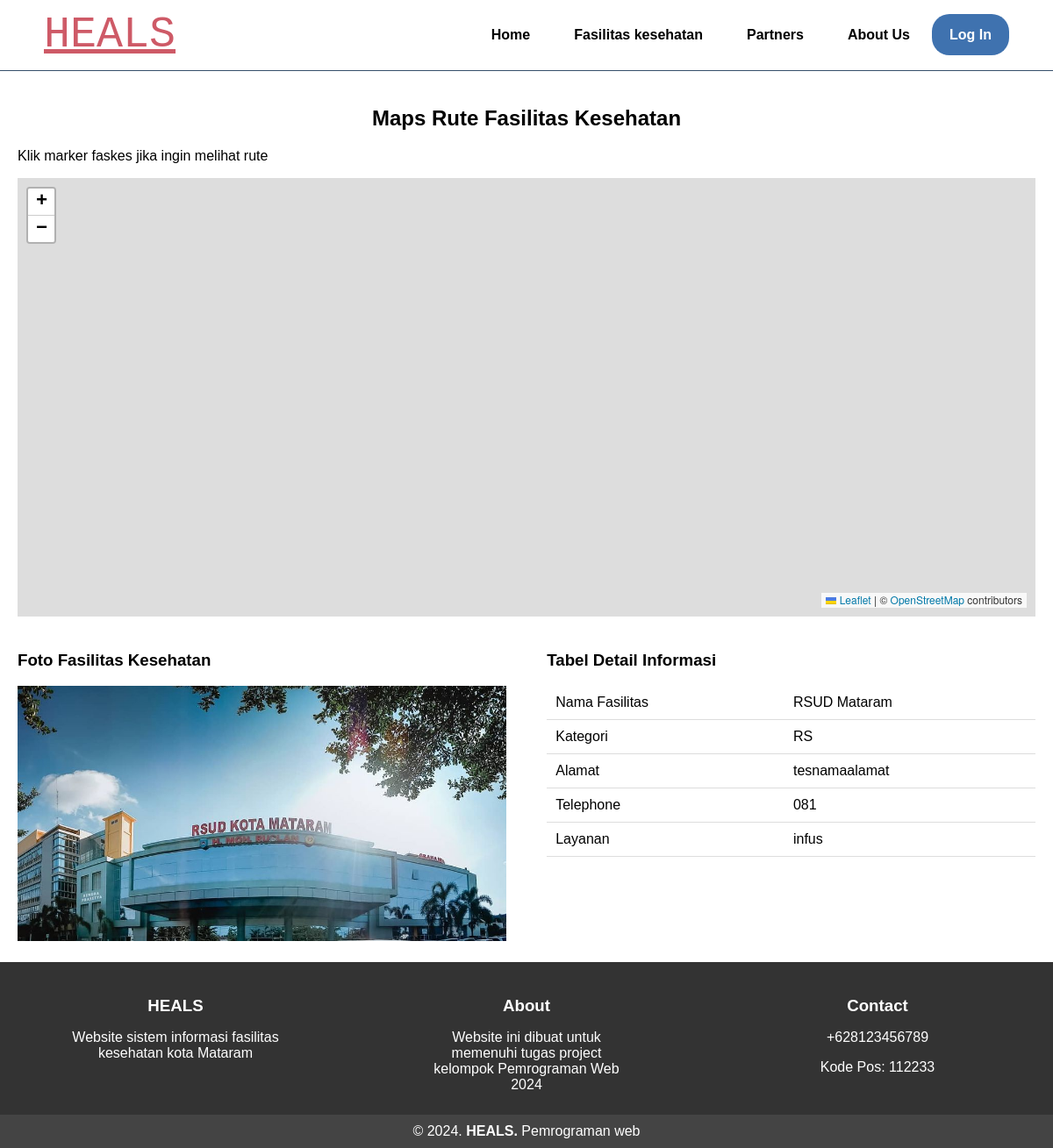
The app's page /daftar_faskes.php?no=2 with its own data.
### tables this page shows
CREATE TABLE `faskes` (
  `id` int(11) NOT NULL,
  `nama` varchar(255) NOT NULL,
  `kategori` varchar(255) NOT NULL,
  `alamat` varchar(255) NOT NULL,
  `telepon` varchar(15) NOT NULL,
  `layanan` text NOT NULL,
  `latitude` double NOT NULL,
  `longitude` double NOT NULL,
  `gambar` varchar(255) DEFAULT NULL
);

### admin/fungsi.php (called while the page is built, shortened)
<?php
$conn = mysqli_connect("localhost", "root", "", "heals");
function query($query){
    global $conn;
    $result = mysqli_query($conn, $query);
    $rows = [];
    while($row = mysqli_fetch_assoc($result)){
        $rows[] = $row;
    }
    return $rows;
}
?>

### daftar_faskes.php (the view, shortened to what this page needs)
<!DOCTYPE html>
<html lang="en">
<head>
    <link rel="stylesheet" href="assets/css/daftar_fakskes.css">
    <link rel="stylesheet" href="https://cdnjs.cloudflare.com/ajax/libs/font-awesome/5.15.4/css/all.min.css">
    <link rel="stylesheet" href="https://unpkg.com/leaflet@1.7.1/dist/leaflet.css">
    <link rel="stylesheet" href="https://unpkg.com/leaflet-routing-machine/dist/leaflet-routing-machine.css">
</head>
<body>
    <?php include('partials/navbar.php'); ?>
    <?php
    require 'admin/fungsi.php';
    if (isset($_GET['no'])) {
        $no = $_GET['no'];
        $faskes = query("SELECT * FROM faskes WHERE id = $no")[0];
    ?>
    <main id="detail" data-no="<?= $no ?>">
        <div class="container">
            <h2>Maps Rute Fasilitas Kesehatan</h2>
            <p>Klik marker faskes jika ingin melihat rute</p>
            <div id="map"></div>
            <div class="info">
                <div class="photo">
                    <h3>Foto Fasilitas Kesehatan</h3>
                    <img src="rsud.jpg" alt="Foto Fasilitas Kesehatan">
                </div>
                <div class="details">
                    <h3>Tabel Detail Informasi</h3>
                    <table>
                        <tr>
                            <td>Nama Fasilitas</td>
                            <td><?= $faskes['nama'] ?></td>
                        </tr>
                        <tr>
                            <td>Kategori</td>
                            <td><?= $faskes['kategori'] ?></td>
                        </tr>
                        <tr>
                            <td>Alamat</td>
                            <td><?= $faskes['alamat'] ?></td>
                        </tr>
                        <tr>
                            <td>Telephone</td>
                            <td><?= $faskes['telepon'] ?></td>
                        </tr>
                        <tr>
                            <td>Layanan</td>
                            <td><?= $faskes['layanan'] ?></td>
                        </tr>
                    </table>
                </div>
            </div>
        </div>
    </main>
    <?php
        }
    ?>
    <?php include('partials/footer.php'); ?>
</body>
</html>

### assets/css/daftar_fakskes.css (style rules this page uses)
body { font-family: Arial, sans-serif; margin: 0; padding: 0; }
main .container { padding: 20px; }
main h2 { text-align: center; }
#map { height: 500px; margin-bottom: 20px; position: relative; }
.info { display: flex; justify-content: space-between; margin-top: 20px; }
.photo, .details { width: 48%; }
.photo img { width: 100%; }
table { width: 100%; border-collapse: collapse; margin-bottom: 20px; }
th, td { padding: 10px; text-align: left; border-bottom: 1px solid #ddd; }
#map { z-index: -0 !important; }

### records on screen
faskes: nama "RSUD Mataram", kategori "RS", alamat "tesnamaalamat", telepon "081", layanan "infus"
